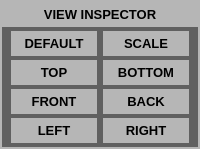
            <widget class="QWidget" name="widModifyOBJPanel_2" native="true">
             <property name="sizePolicy">
              <sizepolicy hsizetype="Preferred" vsizetype="Maximum">
               <horstretch>0</horstretch>
               <verstretch>0</verstretch>
              </sizepolicy>
             </property>
             <property name="styleSheet">
              <string notr="true">background-color: rgb(182, 182, 182);
</string>
             </property>
             <layout class="QVBoxLayout" name="verticalLayout_15">
              <property name="spacing">
               <number>0</number>
              </property>
              <property name="leftMargin">
               <number>2</number>
              </property>
              <property name="topMargin">
               <number>2</number>
              </property>
              <property name="rightMargin">
               <number>2</number>
              </property>
              <property name="bottomMargin">
               <number>2</number>
              </property>
              <item>
               <widget class="QLabel" name="lblViewInspector">
                <property name="sizePolicy">
                 <sizepolicy hsizetype="Preferred" vsizetype="Maximum">
                  <horstretch>0</horstretch>
                  <verstretch>0</verstretch>
                 </sizepolicy>
                </property>
                <property name="minimumSize">
                 <size>
                  <width>0</width>
                  <height>25</height>
                 </size>
                </property>
                <property name="font">
                 <font>
                  <family>MS Shell Dlg 2</family>
                  <pointsize>10</pointsize>
                  <weight>75</weight>
                  <italic>false</italic>
                  <bold>true</bold>
                 </font>
                </property>
                <property name="styleSheet">
                 <string notr="true">background-color: rgb(182, 182, 182);
</string>
                </property>
                <property name="text">
                 <string>VIEW INSPECTOR</string>
                </property>
                <property name="alignment">
                 <set>Qt::AlignCenter</set>
                </property>
               </widget>
              </item>
              <item>
               <widget class="QWidget" name="widModifyOBJWrapper_2" native="true">
                <property name="styleSheet">
                 <string notr="true">background-color: rgb(96, 96, 96);</string>
                </property>
                <layout class="QGridLayout" name="gridLayout_2">
                 <property name="topMargin">
                  <number>4</number>
                 </property>
                 <property name="bottomMargin">
                  <number>4</number>
                 </property>
                 <property name="verticalSpacing">
                  <number>4</number>
                 </property>
                 <item row="0" column="0">
                  <widget class="QPushButton" name="btnViewDefault">
                   <property name="minimumSize">
                    <size>
                     <width>0</width>
                     <height>25</height>
                    </size>
                   </property>
                   <property name="font">
                    <font>
                     <pointsize>10</pointsize>
                     <weight>75</weight>
                     <bold>true</bold>
                    </font>
                   </property>
                   <property name="styleSheet">
                    <string notr="true">QPushButton{
color: rgb(0, 0, 0);
background-color: rgb(182, 182, 182);
border:none;
}
QPushButton:hover{
color: rgb(0, 0, 0);
background-color: rgb(200, 200, 200);
border:none;
}
QPushButton:pressed{
color: rgb(0, 0, 0);
background-color: rgb(210, 210, 210);
border:none;
}
QPushButton:disabled {
color: rgb(96, 96, 96);
background-color: rgb(200, 200, 200);
border:none;
}</string>
                   </property>
                   <property name="text">
                    <string>DEFAULT</string>
                   </property>
                   <property name="checkable">
                    <bool>true</bool>
                   </property>
                   <property name="checked">
                    <bool>true</bool>
                   </property>
                  </widget>
                 </item>
                 <item row="5" column="1">
                  <widget class="QPushButton" name="btnViewRight">
                   <property name="minimumSize">
                    <size>
                     <width>0</width>
                     <height>25</height>
                    </size>
                   </property>
                   <property name="font">
                    <font>
                     <pointsize>10</pointsize>
                     <weight>75</weight>
                     <bold>true</bold>
                    </font>
                   </property>
                   <property name="styleSheet">
                    <string notr="true">QPushButton{
color: rgb(0, 0, 0);
background-color: rgb(182, 182, 182);
border:none;
}
QPushButton:hover{
color: rgb(0, 0, 0);
background-color: rgb(200, 200, 200);
border:none;
}
QPushButton:pressed{
color: rgb(0, 0, 0);
background-color: rgb(210, 210, 210);
border:none;
}
QPushButton:disabled {
color: rgb(96, 96, 96);
background-color: rgb(200, 200, 200);
border:none;
}</string>
                   </property>
                   <property name="text">
                    <string>RIGHT</string>
                   </property>
                   <property name="checkable">
                    <bool>true</bool>
                   </property>
                  </widget>
                 </item>
                 <item row="3" column="1">
                  <widget class="QPushButton" name="btnViewBack">
                   <property name="minimumSize">
                    <size>
                     <width>0</width>
                     <height>25</height>
                    </size>
                   </property>
                   <property name="font">
                    <font>
                     <pointsize>10</pointsize>
                     <weight>75</weight>
                     <bold>true</bold>
                    </font>
                   </property>
                   <property name="styleSheet">
                    <string notr="true">QPushButton{
color: rgb(0, 0, 0);
background-color: rgb(182, 182, 182);
border:none;
}
QPushButton:hover{
color: rgb(0, 0, 0);
background-color: rgb(200, 200, 200);
border:none;
}
QPushButton:pressed{
color: rgb(0, 0, 0);
background-color: rgb(210, 210, 210);
border:none;
}
QPushButton:disabled {
color: rgb(96, 96, 96);
background-color: rgb(200, 200, 200);
border:none;
}</string>
                   </property>
                   <property name="text">
                    <string>BACK</string>
                   </property>
                   <property name="checkable">
                    <bool>true</bool>
                   </property>
                  </widget>
                 </item>
                 <item row="1" column="1">
                  <widget class="QPushButton" name="btnViewBottom">
                   <property name="minimumSize">
                    <size>
                     <width>0</width>
                     <height>25</height>
                    </size>
                   </property>
                   <property name="font">
                    <font>
                     <pointsize>10</pointsize>
                     <weight>75</weight>
                     <bold>true</bold>
                    </font>
                   </property>
                   <property name="styleSheet">
                    <string notr="true">QPushButton{
color: rgb(0, 0, 0);
background-color: rgb(182, 182, 182);
border:none;
}
QPushButton:hover{
color: rgb(0, 0, 0);
background-color: rgb(200, 200, 200);
border:none;
}
QPushButton:pressed{
color: rgb(0, 0, 0);
background-color: rgb(210, 210, 210);
border:none;
}
QPushButton:disabled {
color: rgb(96, 96, 96);
background-color: rgb(200, 200, 200);
border:none;
}</string>
                   </property>
                   <property name="text">
                    <string>BOTTOM</string>
                   </property>
                   <property name="checkable">
                    <bool>true</bool>
                   </property>
                  </widget>
                 </item>
                 <item row="1" column="0">
                  <widget class="QPushButton" name="btnViewTop">
                   <property name="minimumSize">
                    <size>
                     <width>0</width>
                     <height>25</height>
                    </size>
                   </property>
                   <property name="font">
                    <font>
                     <pointsize>10</pointsize>
                     <weight>75</weight>
                     <bold>true</bold>
                    </font>
                   </property>
                   <property name="styleSheet">
                    <string notr="true">QPushButton{
color: rgb(0, 0, 0);
background-color: rgb(182, 182, 182);
border:none;
}
QPushButton:hover{
color: rgb(0, 0, 0);
background-color: rgb(200, 200, 200);
border:none;
}
QPushButton:pressed{
color: rgb(0, 0, 0);
background-color: rgb(210, 210, 210);
border:none;
}
QPushButton:disabled {
color: rgb(96, 96, 96);
background-color: rgb(200, 200, 200);
border:none;
}</string>
                   </property>
                   <property name="text">
                    <string>TOP</string>
                   </property>
                   <property name="checkable">
                    <bool>true</bool>
                   </property>
                  </widget>
                 </item>
                 <item row="3" column="0">
                  <widget class="QPushButton" name="btnViewFront">
                   <property name="minimumSize">
                    <size>
                     <width>0</width>
                     <height>25</height>
                    </size>
                   </property>
                   <property name="font">
                    <font>
                     <pointsize>10</pointsize>
                     <weight>75</weight>
                     <bold>true</bold>
                    </font>
                   </property>
                   <property name="styleSheet">
                    <string notr="true">QPushButton{
color: rgb(0, 0, 0);
background-color: rgb(182, 182, 182);
border:none;
}
QPushButton:hover{
color: rgb(0, 0, 0);
background-color: rgb(200, 200, 200);
border:none;
}
QPushButton:pressed{
color: rgb(0, 0, 0);
background-color: rgb(210, 210, 210);
border:none;
}
QPushButton:disabled {
color: rgb(96, 96, 96);
background-color: rgb(200, 200, 200);
border:none;
}</string>
                   </property>
                   <property name="text">
                    <string>FRONT</string>
                   </property>
                   <property name="checkable">
                    <bool>true</bool>
                   </property>
                  </widget>
                 </item>
                 <item row="5" column="0">
                  <widget class="QPushButton" name="btnViewLeft">
                   <property name="minimumSize">
                    <size>
                     <width>0</width>
                     <height>25</height>
                    </size>
                   </property>
                   <property name="font">
                    <font>
                     <pointsize>10</pointsize>
                     <weight>75</weight>
                     <bold>true</bold>
                    </font>
                   </property>
                   <property name="styleSheet">
                    <string notr="true">QPushButton{
color: rgb(0, 0, 0);
background-color: rgb(182, 182, 182);
border:none;
}
QPushButton:hover{
color: rgb(0, 0, 0);
background-color: rgb(200, 200, 200);
border:none;
}
QPushButton:pressed{
color: rgb(0, 0, 0);
background-color: rgb(210, 210, 210);
border:none;
}
QPushButton:disabled {
color: rgb(96, 96, 96);
background-color: rgb(200, 200, 200);
border:none;
}</string>
                   </property>
                   <property name="text">
                    <string>LEFT</string>
                   </property>
                   <property name="checkable">
                    <bool>true</bool>
                   </property>
                  </widget>
                 </item>
                 <item row="0" column="1">
                  <widget class="QPushButton" name="btnViewScale">
                   <property name="minimumSize">
                    <size>
                     <width>0</width>
                     <height>25</height>
                    </size>
                   </property>
                   <property name="font">
                    <font>
                     <pointsize>10</pointsize>
                     <weight>75</weight>
                     <bold>true</bold>
                    </font>
                   </property>
                   <property name="styleSheet">
                    <string notr="true">QPushButton{
color: rgb(0, 0, 0);
background-color: rgb(182, 182, 182);
border:none;
}
QPushButton:hover{
color: rgb(0, 0, 0);
background-color: rgb(200, 200, 200);
border:none;
}
QPushButton:pressed{
color: rgb(0, 0, 0);
background-color: rgb(210, 210, 210);
border:none;
}
QPushButton:disabled {
color: rgb(96, 96, 96);
background-color: rgb(200, 200, 200);
border:none;
}</string>
                   </property>
                   <property name="text">
                    <string>SCALE</string>
                   </property>
                   <property name="checkable">
                    <bool>true</bool>
                   </property>
                  </widget>
                 </item>
                </layout>
               </widget>
              </item>
             </layout>
            </widget>
